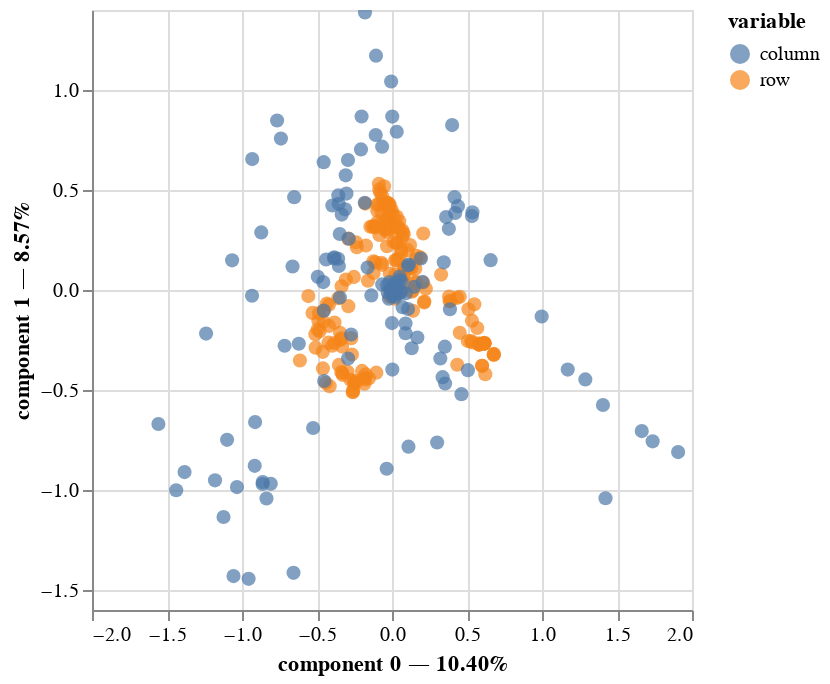

The notebook cell this image was saved under:
### Code cell
mca.plot(
    df_grave_encoded,
    x_component=0,
    y_component=1,
    show_column_markers=True,
    show_row_markers=True,
    show_column_labels=False,
    show_row_labels=False
)

### Figure 1 — Vega-Lite specification as saved in the notebook (floating-point values rounded to 4 significant figures; data arrays with more than 128 entries replaced by an {"elided": "..."} marker saying what was removed)
{"config": {"view": {"continuousWidth": 300, "continuousHeight": 300}}, "layer": [{"data": {"name": "data-3616bd8653215d8848ef77830f894c2d"}, "mark": {"type": "circle", "size": 50}, "encoding": {"color": {"field": "variable", "type": "nominal"}, "tooltip": [{"field": "variable", "type": "nominal"}, {"field": "value", "type": "nominal"}, {"field": "component 0", "type": "quantitative"}, {"field": "component 1", "type": "quantitative"}], "x": {"axis": {"title": "component 0 — 10.40%"}, "field": "component 0", "scale": {"zero": false}, "type": "quantitative"}, "y": {"axis": {"title": "component 1 — 8.57%"}, "field": "component 1", "scale": {"zero": false}, "type": "quantitative"}}, "name": "view_2"}, {"data": {"name": "data-6fc5c72a1a7800197cf5ac41b1a155ec"}, "mark": {"type": "circle", "size": 50}, "encoding": {"color": {"field": "variable", "type": "nominal"}, "tooltip": [{"field": "variable", "type": "nominal"}, {"field": "value", "type": "nominal"}, {"field": "component 0", "type": "quantitative"}, {"field": "component 1", "type": "quantitative"}], "x": {"axis": {"title": "component 0 — 10.40%"}, "field": "component 0", "scale": {"zero": false}, "type": "quantitative"}, "y": {"axis": {"title": "component 1 — 8.57%"}, "field": "component 1", "scale": {"zero": false}, "type": "quantitative"}}}], "params": [{"name": "param_2", "select": {"type": "interval", "encodings": ["x", "y"]}, "bind": "scales", "views": ["view_2"]}], "$schema": "https://vega.github.io/schema/vega-lite/v5.20.1.json", "datasets": {"data-3616bd8653215d8848ef77830f894c2d": {"elided": "181 records"}, "data-6fc5c72a1a7800197cf5ac41b1a155ec": {"elided": "149 records"}}}
